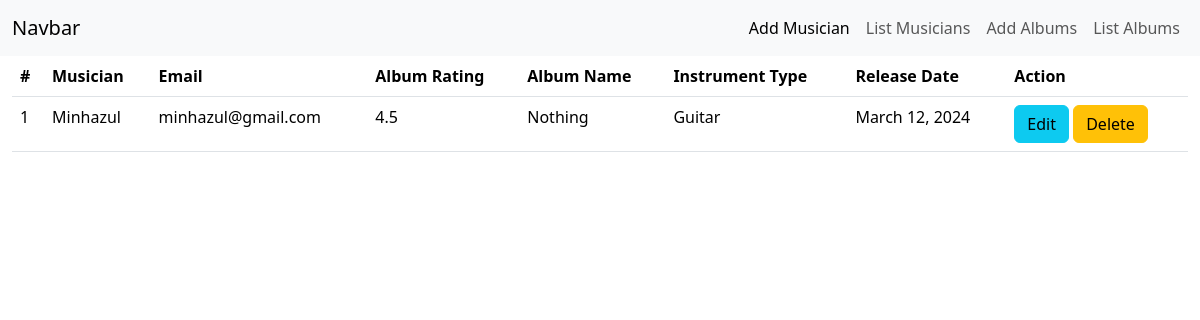
Before: /app/listAlbums/ with the older database file.
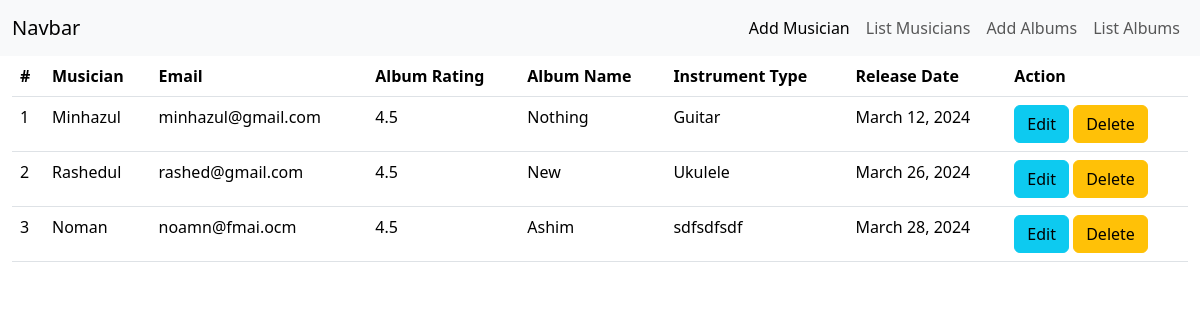
After: the same page with the newer database file.
### app/models.py (models this page shows)
class Album(models.Model) :
    name = models.CharField(max_length = 25);
    releaseDate = models.DateField();
    rating = models.FloatField();
    musician = models.ForeignKey(Musician, on_delete=models.CASCADE)

class Musician(models.Model) :
    firstName = models.CharField(max_length = 15);
    lastName = models.CharField(max_length = 15);
    email = models.EmailField(max_length = 30);
    phoneNumber = models.CharField(max_length = 20);
    instrumentType = models.CharField(max_length = 20);

### app/views.py (the view)
# urls.py: path('listAlbums/', views.listAlbums, name="albumsPage"),
def listAlbums(request) :
    data = models.Album.objects.all();
    return render(request, 'albums.html', {"data" : data});

### app/templates/albums.html
{% extends 'base.html' %} {% block content %}
<div class="container-fluid">
  <table class="table">
    <thead>
      <tr>
        <th scope="col">#</th>
        <th scope="col">Musician</th>
        <th scope="col">Email</th>
        <th scope="col">Album Rating</th>
        <th scope="col">Album Name</th>
        <th scope="col">Instrument Type</th>
        <th scope="col">Release Date</th>
        <th scope="col">Action</th>
      </tr>
    </thead>
    <tbody>
      {% for album in data %}
      <tr>
        <td scope="col">{{album.id}}</td>
        <td scope="col">{{album.musician.firstName}}</td>
        <td scope="col">{{album.musician.email}}</td>
        <td scope="col">{{album.rating}}</td>
        <td scope="col">{{album.name}}</td>
        <td scope="col">{{album.musician.instrumentType}}</td>
        <td scope="col">{{album.releaseDate}}</td>
        <td>
          <a href="{% url 'editAlbumPage' album.id %}" class="btn btn-info"
            >Edit</a
          >
          <a  href="{% url 'deleteAlbum' album.id %}" class="btn btn-warning">Delete</a>
        </td>
      </tr>
      {% endfor %}
    </tbody>
  </table>
</div>
{% endblock %}

### templates/base.html (shortened to what this page needs)
<!DOCTYPE html>
<html lang="en">
  <head>
    <link
      href="https://cdn.jsdelivr.net/npm/bootstrap@5.3.3/dist/css/bootstrap.min.css"
      rel="stylesheet"
    />
  </head>
  <body>
    <nav class="navbar navbar-expand-sm bg-body-tertiary">
      <div class="container-fluid">
        <a class="navbar-brand" href="/">Navbar</a>
        <div class="collapse navbar-collapse" id="navbarSupportedContent">
          <ul class="navbar-nav ms-auto mb-2 mb-lg-0">
            <li class="nav-item">
              <a
                class="nav-link active"
                aria-current="page"
                href="{% url 'addMusicianPage' %}"
                >Add Musician</a
              >
            </li>
            <li class="nav-item">
              <a class="nav-link" href="{% url 'musiciansPage' %}"
                >List Musicians</a
              >
            </li>
            <li class="nav-item">
              <a class="nav-link" href="{% url 'addAlbumPage' %}">Add Albums</a>
            </li>
            <li class="nav-item">
              <a class="nav-link" href="{% url 'albumsPage' %}">List Albums</a>
            </li>
          </ul>
        </div>
      </div>
    </nav>
    {% block content %} {%endblock%}
  </body>
</html>

Changed rows visible on the page:
added Album: id "2", musician.firstName "Rashedul", musician.email "rashed@gmail.com", rating "4.5", name "New", musician.instrumentType "Ukulele", releaseDate "March 26, 2024"
added Album: id "3", musician.firstName "Noman", musician.email "noamn@fmai.ocm", rating "4.5", name "Ashim", musician.instrumentType "sdfsdfsdf", releaseDate "March 28, 2024"
